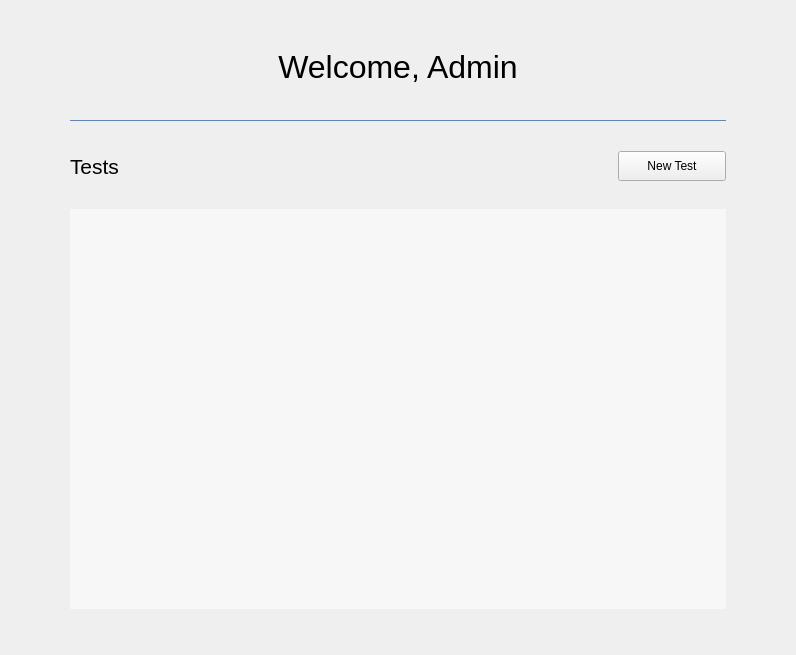
<?xml version="1.0" encoding="UTF-8"?>
<ui version="4.0">
 <class>DashAdmin</class>
 <widget class="QWidget" name="DashAdmin">
  <property name="geometry">
   <rect>
    <x>0</x>
    <y>0</y>
    <width>796</width>
    <height>655</height>
   </rect>
  </property>
  <property name="windowTitle">
   <string>Form</string>
  </property>
  <layout class="QGridLayout" name="gridLayout">
   <item row="0" column="1">
    <widget class="QScrollArea" name="scrollArea">
     <property name="styleSheet">
      <string notr="true">#scrollArea {
border: 0px;
}</string>
     </property>
     <property name="widgetResizable">
      <bool>true</bool>
     </property>
     <widget class="QWidget" name="scrollAreaWidgetContents">
      <property name="geometry">
       <rect>
        <x>0</x>
        <y>0</y>
        <width>778</width>
        <height>637</height>
       </rect>
      </property>
      <layout class="QGridLayout" name="gridLayout_2">
       <item row="0" column="1">
        <widget class="QLabel" name="welcome">
         <property name="sizePolicy">
          <sizepolicy hsizetype="Preferred" vsizetype="Maximum">
           <horstretch>0</horstretch>
           <verstretch>0</verstretch>
          </sizepolicy>
         </property>
         <property name="font">
          <font>
           <family>Segoe UI</family>
           <pointsize>24</pointsize>
          </font>
         </property>
         <property name="styleSheet">
          <string notr="true">#welcome {
padding: 7px;
}</string>
         </property>
         <property name="text">
          <string>Welcome, Admin</string>
         </property>
         <property name="alignment">
          <set>Qt::AlignCenter</set>
         </property>
        </widget>
       </item>
       <item row="3" column="0">
        <spacer name="horizontalSpacer">
         <property name="orientation">
          <enum>Qt::Horizontal</enum>
         </property>
         <property name="sizeType">
          <enum>QSizePolicy::Maximum</enum>
         </property>
         <property name="sizeHint" stdset="0">
          <size>
           <width>50</width>
           <height>20</height>
          </size>
         </property>
        </spacer>
       </item>
       <item row="3" column="2">
        <spacer name="horizontalSpacer_2">
         <property name="orientation">
          <enum>Qt::Horizontal</enum>
         </property>
         <property name="sizeType">
          <enum>QSizePolicy::Maximum</enum>
         </property>
         <property name="sizeHint" stdset="0">
          <size>
           <width>50</width>
           <height>20</height>
          </size>
         </property>
        </spacer>
       </item>
       <item row="1" column="1">
        <widget class="Line" name="line">
         <property name="styleSheet">
          <string notr="true">#line{
border-top: 1px solid #4589e8;
}</string>
         </property>
         <property name="orientation">
          <enum>Qt::Horizontal</enum>
         </property>
        </widget>
       </item>
       <item row="3" column="1">
        <widget class="QScrollArea" name="tests">
         <property name="sizePolicy">
          <sizepolicy hsizetype="Expanding" vsizetype="Fixed">
           <horstretch>0</horstretch>
           <verstretch>0</verstretch>
          </sizepolicy>
         </property>
         <property name="minimumSize">
          <size>
           <width>0</width>
           <height>400</height>
          </size>
         </property>
         <property name="maximumSize">
          <size>
           <width>16777215</width>
           <height>400</height>
          </size>
         </property>
         <property name="styleSheet">
          <string notr="true">#tests{
background-color: #f7f7f7;
border: 0px;
}</string>
         </property>
         <property name="widgetResizable">
          <bool>true</bool>
         </property>
         <widget class="QWidget" name="scrollAreaWidgetContents_2">
          <property name="geometry">
           <rect>
            <x>0</x>
            <y>0</y>
            <width>648</width>
            <height>400</height>
           </rect>
          </property>
          <property name="sizePolicy">
           <sizepolicy hsizetype="Preferred" vsizetype="Fixed">
            <horstretch>0</horstretch>
            <verstretch>0</verstretch>
           </sizepolicy>
          </property>
          <property name="maximumSize">
           <size>
            <width>16777215</width>
            <height>600</height>
           </size>
          </property>
          <property name="styleSheet">
           <string notr="true">#scrollAreaWidgetContents_2 {
background: transparent
}</string>
          </property>
         </widget>
        </widget>
       </item>
       <item row="2" column="1">
        <layout class="QHBoxLayout" name="horizontalLayout_2" stretch="5,1">
         <item>
          <widget class="QLabel" name="label">
           <property name="font">
            <font>
             <family>Segoe UI</family>
             <pointsize>16</pointsize>
            </font>
           </property>
           <property name="text">
            <string>Tests</string>
           </property>
          </widget>
         </item>
         <item>
          <widget class="QPushButton" name="newtest">
           <property name="sizePolicy">
            <sizepolicy hsizetype="Minimum" vsizetype="Fixed">
             <horstretch>0</horstretch>
             <verstretch>0</verstretch>
            </sizepolicy>
           </property>
           <property name="styleSheet">
            <string notr="true">padding: 7px;</string>
           </property>
           <property name="text">
            <string>New Test</string>
           </property>
          </widget>
         </item>
        </layout>
       </item>
      </layout>
     </widget>
    </widget>
   </item>
  </layout>
 </widget>
 <resources/>
 <connections/>
</ui>
